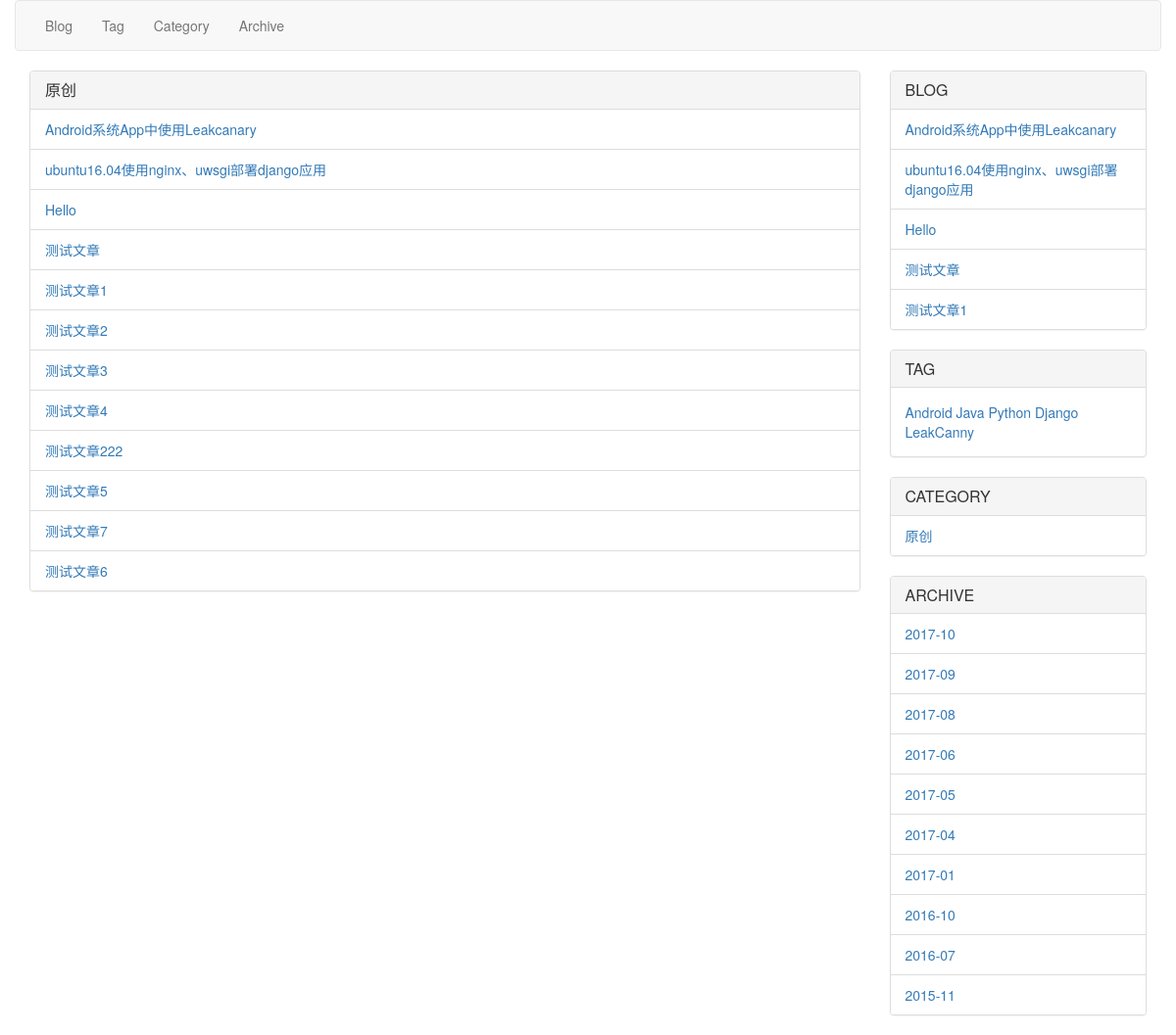
Screenshot of /blog/category/ with the database file from the repository.
### blog/models.py (models this page shows, shortened)
class Category(models.Model):
    name = models.CharField(max_length=100)
    def get_absolute_url(self):
        return '%s#%s' % (reverse('blog:category'), self.name)

class Post(models.Model):
    title = models.CharField(max_length=100)
    body = models.TextField()
    created_time = models.DateTimeField(default=timezone.now)
    modified_time = models.DateTimeField(auto_now=True)
    excerpt = models.CharField(max_length=200, blank=True)
    views = models.PositiveIntegerField(default=0)
    author = models.ForeignKey(User)
    category = models.ForeignKey(Category)
    tags = models.ManyToManyField(Tag, blank=True)
    def get_absolute_url(self):
        return reverse('blog:detail', kwargs={'pk': self.pk})
    class Meta:
        ordering = ['-created_time']

class Tag(models.Model):
    name = models.CharField(max_length=100)
    def get_absolute_url(self):
        return '%s#%s' % (reverse('blog:tag'), self.name)

### blog/views.py (the view)
class CategoryView(ListView):
    model = Category
    context_object_name = 'categories'
    template_name = 'blog/category.html'

### blog/templatetags/post_tags.py (called while the page is built)
@register.simple_tag
def get_tags(*args, **kwargs):
    return Tag.objects.annotate(post_num=Count('post')).filter(post_num__gt=0)

@register.simple_tag
def get_categories(*args, **kwargs):
    return Category.objects.all()

@register.simple_tag
def get_posts(num=None, *args, **kwargs):
    return Post.objects.all()[:num]

### blog/templates/blog/category.html (shortened to what this page needs)
{% extends 'blog/base.html' %}
{% block body %}
    <div class="panel-group" id="accordion">
    {% for category in categories %}
        <div class="panel panel-default" id="{{ category.name }}">
            <div class="panel-heading">
                <h4 class="panel-title">
                    <a data-toggle="collapse" data-parent="" href="#_{{ category.name }}">{{ category.name }}</a>
                </h4>
            </div>
            <div id="_{{ category.name }}" class="panel-collapse collapse in">
                    <ul class="list-group">
                        {% for post in category.post_set.all %}
                            <li class="list-group-item"><a href="{{ post.get_absolute_url }}">{{ post.title }}</a></li>
                        {% endfor %}
                    </ul>
            </div>
        </div>
    {% endfor %}
    </div>
{% endblock %}

### blog/templates/blog/base.html (shortened to what this page needs)
<!DOCTYPE html>
<html lang="cn">
<head>
    {% load static %}
    <link href="https://cdn.bootcss.com/bootstrap/3.3.7/css/bootstrap.min.css" rel="stylesheet">
</head>
{% load post_tags %}
<body>
<div class="container">
    <div class="row">
        {% block navbar %}
            <nav class="navbar navbar-default">
                <div class="container-fluid">
                    <div>
                        <ul class="nav navbar-nav">
                            <li><a href="{% url 'blog:index' %}">Blog</a></li>
                            <li><a href="{% url 'blog:tag' %}">Tag</a></li>
                            <li><a href="{% url 'blog:category' %}">Category</a></li>
                            <li><a href="{% url 'blog:archive' %}">Archive</a></li>
                        </ul>
                    </div>
                </div>
            </nav>
        {% endblock %}
    </div>
</div>
<div class="content-body container">
    <div class="row">
        <div class="col-md-9">
            {% block body %}{% endblock %}
        </div>
        <div class="col-md-3">
            {% block sidebar %}
                <div class="panel panel-default">
                    <div class="panel-heading">
                        <h3 class="panel-title">BLOG</h3>
                    </div>
                    {% get_posts 5 as recent_post %}
                    <ul class="list-group">
                        {% for p in recent_post %}
                            <li class="list-group-item"><a href="{{ p.get_absolute_url }}">{{ p.title }}</a></li>
                        {% endfor %}
                    </ul>
                </div>
                <div class="panel panel-default">
                    <div class="panel-heading">
                        <h3 class="panel-title">TAG</h3>
                    </div>
                    {% get_tags as tags %}
                    <div class="panel-body">
                        {% for t in tags %}
                            <span><a href="{{ t.get_absolute_url }}">{{ t.name }}</a></span>
                        {% endfor %}
                    </div>
                </div>
                <div class="panel panel-default">
                    <div class="panel-heading">
                        <h3 class="panel-title">CATEGORY</h3>
                    </div>
                    {% get_categories as categories %}
                    <ul class="list-group">
                        {% for c in categories %}
                            <li class="list-group-item"><a href="{{ c.get_absolute_url }}">{{ c.name }}</a></li>
                        {% endfor %}
                    </ul>
                </div>
                <div class="panel panel-default">
                    <div class="panel-heading">
                        <h3 class="panel-title">ARCHIVE</h3>
                    </div>
                    <ul class="list-group">
                        {% get_posts as posts %}
                        {% regroup posts by created_time.year as posts_by_year %}
                        {% for year in posts_by_year %}
                            {% regroup year.list by created_time.month as posts_by_month %}
                            {% for month in posts_by_month %}
                                <li class="list-group-item"><a href="{% url 'blog:archive' %}#{{ year.grouper }}{{ month.grouper|stringformat:'02d' }}">
                                    {{ year.grouper }}-{{ month.grouper|stringformat:"02d" }}</a>
                                </li>
                            {% endfor %}
                        {% endfor %}
                    </ul>
                </div>
            {% endblock %}
        </div>
    </div>
</div>
</body>
</html>

### rows the page displays
Category: name "原创"
Post: title "Android系统App中使用Leakcanary"
Post: title "ubuntu16.04使用nginx、uwsgi部署django应用"
Post: title "Hello"
Post: title "测试文章"
Post: title "测试文章1"
Post: title "测试文章2"
Post: title "测试文章3"
Post: title "测试文章4"
Post: title "测试文章222"
Post: title "测试文章5"
Post: title "测试文章7"
Post: title "测试文章6"
Tag: name "Android"
Tag: name "Java"
Tag: name "Python"
Tag: name "Django"
Tag: name "LeakCanny"

### other values shown
{{ year.grouper }} "2017" "2017" "2017" "2017" "2017" "2017" "2017" "2016" "2016" "2015"
{{ month.grouper|stringformat:"02d" }} "10" "09" "08" "06" "05" "04" "01" "10" "07" "11"
